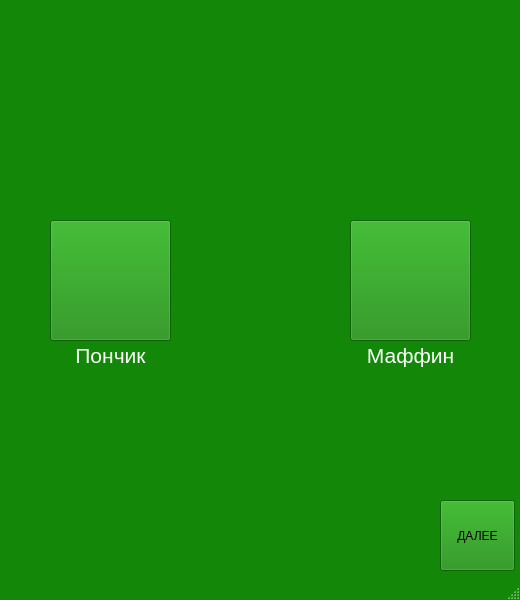
<?xml version="1.0" encoding="UTF-8"?>
<ui version="4.0">
 <class>MainWindow</class>
 <widget class="QMainWindow" name="MainWindow">
  <property name="geometry">
   <rect>
    <x>0</x>
    <y>0</y>
    <width>520</width>
    <height>600</height>
   </rect>
  </property>
  <property name="palette">
   <palette>
    <active>
     <colorrole role="WindowText">
      <brush brushstyle="SolidPattern">
       <color alpha="255">
        <red>0</red>
        <green>0</green>
        <blue>0</blue>
       </color>
      </brush>
     </colorrole>
     <colorrole role="Button">
      <brush brushstyle="SolidPattern">
       <color alpha="255">
        <red>19</red>
        <green>136</green>
        <blue>8</blue>
       </color>
      </brush>
     </colorrole>
     <colorrole role="Light">
      <brush brushstyle="SolidPattern">
       <color alpha="255">
        <red>29</red>
        <green>204</green>
        <blue>12</blue>
       </color>
      </brush>
     </colorrole>
     <colorrole role="Midlight">
      <brush brushstyle="SolidPattern">
       <color alpha="255">
        <red>24</red>
        <green>170</green>
        <blue>10</blue>
       </color>
      </brush>
     </colorrole>
     <colorrole role="Dark">
      <brush brushstyle="SolidPattern">
       <color alpha="255">
        <red>10</red>
        <green>68</green>
        <blue>4</blue>
       </color>
      </brush>
     </colorrole>
     <colorrole role="Mid">
      <brush brushstyle="SolidPattern">
       <color alpha="255">
        <red>13</red>
        <green>91</green>
        <blue>5</blue>
       </color>
      </brush>
     </colorrole>
     <colorrole role="Text">
      <brush brushstyle="SolidPattern">
       <color alpha="255">
        <red>0</red>
        <green>0</green>
        <blue>0</blue>
       </color>
      </brush>
     </colorrole>
     <colorrole role="BrightText">
      <brush brushstyle="SolidPattern">
       <color alpha="255">
        <red>255</red>
        <green>255</green>
        <blue>255</blue>
       </color>
      </brush>
     </colorrole>
     <colorrole role="ButtonText">
      <brush brushstyle="SolidPattern">
       <color alpha="255">
        <red>0</red>
        <green>0</green>
        <blue>0</blue>
       </color>
      </brush>
     </colorrole>
     <colorrole role="Base">
      <brush brushstyle="SolidPattern">
       <color alpha="255">
        <red>255</red>
        <green>255</green>
        <blue>255</blue>
       </color>
      </brush>
     </colorrole>
     <colorrole role="Window">
      <brush brushstyle="SolidPattern">
       <color alpha="255">
        <red>19</red>
        <green>136</green>
        <blue>8</blue>
       </color>
      </brush>
     </colorrole>
     <colorrole role="Shadow">
      <brush brushstyle="SolidPattern">
       <color alpha="255">
        <red>0</red>
        <green>0</green>
        <blue>0</blue>
       </color>
      </brush>
     </colorrole>
     <colorrole role="AlternateBase">
      <brush brushstyle="SolidPattern">
       <color alpha="255">
        <red>137</red>
        <green>195</green>
        <blue>131</blue>
       </color>
      </brush>
     </colorrole>
     <colorrole role="ToolTipBase">
      <brush brushstyle="SolidPattern">
       <color alpha="255">
        <red>255</red>
        <green>255</green>
        <blue>220</blue>
       </color>
      </brush>
     </colorrole>
     <colorrole role="ToolTipText">
      <brush brushstyle="SolidPattern">
       <color alpha="255">
        <red>0</red>
        <green>0</green>
        <blue>0</blue>
       </color>
      </brush>
     </colorrole>
     <colorrole role="PlaceholderText">
      <brush brushstyle="SolidPattern">
       <color alpha="128">
        <red>0</red>
        <green>0</green>
        <blue>0</blue>
       </color>
      </brush>
     </colorrole>
    </active>
    <inactive>
     <colorrole role="WindowText">
      <brush brushstyle="SolidPattern">
       <color alpha="255">
        <red>0</red>
        <green>0</green>
        <blue>0</blue>
       </color>
      </brush>
     </colorrole>
     <colorrole role="Button">
      <brush brushstyle="SolidPattern">
       <color alpha="255">
        <red>19</red>
        <green>136</green>
        <blue>8</blue>
       </color>
      </brush>
     </colorrole>
     <colorrole role="Light">
      <brush brushstyle="SolidPattern">
       <color alpha="255">
        <red>29</red>
        <green>204</green>
        <blue>12</blue>
       </color>
      </brush>
     </colorrole>
     <colorrole role="Midlight">
      <brush brushstyle="SolidPattern">
       <color alpha="255">
        <red>24</red>
        <green>170</green>
        <blue>10</blue>
       </color>
      </brush>
     </colorrole>
     <colorrole role="Dark">
      <brush brushstyle="SolidPattern">
       <color alpha="255">
        <red>10</red>
        <green>68</green>
        <blue>4</blue>
       </color>
      </brush>
     </colorrole>
     <colorrole role="Mid">
      <brush brushstyle="SolidPattern">
       <color alpha="255">
        <red>13</red>
        <green>91</green>
        <blue>5</blue>
       </color>
      </brush>
     </colorrole>
     <colorrole role="Text">
      <brush brushstyle="SolidPattern">
       <color alpha="255">
        <red>0</red>
        <green>0</green>
        <blue>0</blue>
       </color>
      </brush>
     </colorrole>
     <colorrole role="BrightText">
      <brush brushstyle="SolidPattern">
       <color alpha="255">
        <red>255</red>
        <green>255</green>
        <blue>255</blue>
       </color>
      </brush>
     </colorrole>
     <colorrole role="ButtonText">
      <brush brushstyle="SolidPattern">
       <color alpha="255">
        <red>0</red>
        <green>0</green>
        <blue>0</blue>
       </color>
      </brush>
     </colorrole>
     <colorrole role="Base">
      <brush brushstyle="SolidPattern">
       <color alpha="255">
        <red>255</red>
        <green>255</green>
        <blue>255</blue>
       </color>
      </brush>
     </colorrole>
     <colorrole role="Window">
      <brush brushstyle="SolidPattern">
       <color alpha="255">
        <red>19</red>
        <green>136</green>
        <blue>8</blue>
       </color>
      </brush>
     </colorrole>
     <colorrole role="Shadow">
      <brush brushstyle="SolidPattern">
       <color alpha="255">
        <red>0</red>
        <green>0</green>
        <blue>0</blue>
       </color>
      </brush>
     </colorrole>
     <colorrole role="AlternateBase">
      <brush brushstyle="SolidPattern">
       <color alpha="255">
        <red>137</red>
        <green>195</green>
        <blue>131</blue>
       </color>
      </brush>
     </colorrole>
     <colorrole role="ToolTipBase">
      <brush brushstyle="SolidPattern">
       <color alpha="255">
        <red>255</red>
        <green>255</green>
        <blue>220</blue>
       </color>
      </brush>
     </colorrole>
     <colorrole role="ToolTipText">
      <brush brushstyle="SolidPattern">
       <color alpha="255">
        <red>0</red>
        <green>0</green>
        <blue>0</blue>
       </color>
      </brush>
     </colorrole>
     <colorrole role="PlaceholderText">
      <brush brushstyle="SolidPattern">
       <color alpha="128">
        <red>0</red>
        <green>0</green>
        <blue>0</blue>
       </color>
      </brush>
     </colorrole>
    </inactive>
    <disabled>
     <colorrole role="WindowText">
      <brush brushstyle="SolidPattern">
       <color alpha="255">
        <red>10</red>
        <green>68</green>
        <blue>4</blue>
       </color>
      </brush>
     </colorrole>
     <colorrole role="Button">
      <brush brushstyle="SolidPattern">
       <color alpha="255">
        <red>19</red>
        <green>136</green>
        <blue>8</blue>
       </color>
      </brush>
     </colorrole>
     <colorrole role="Light">
      <brush brushstyle="SolidPattern">
       <color alpha="255">
        <red>29</red>
        <green>204</green>
        <blue>12</blue>
       </color>
      </brush>
     </colorrole>
     <colorrole role="Midlight">
      <brush brushstyle="SolidPattern">
       <color alpha="255">
        <red>24</red>
        <green>170</green>
        <blue>10</blue>
       </color>
      </brush>
     </colorrole>
     <colorrole role="Dark">
      <brush brushstyle="SolidPattern">
       <color alpha="255">
        <red>10</red>
        <green>68</green>
        <blue>4</blue>
       </color>
      </brush>
     </colorrole>
     <colorrole role="Mid">
      <brush brushstyle="SolidPattern">
       <color alpha="255">
        <red>13</red>
        <green>91</green>
        <blue>5</blue>
       </color>
      </brush>
     </colorrole>
     <colorrole role="Text">
      <brush brushstyle="SolidPattern">
       <color alpha="255">
        <red>10</red>
        <green>68</green>
        <blue>4</blue>
       </color>
      </brush>
     </colorrole>
     <colorrole role="BrightText">
      <brush brushstyle="SolidPattern">
       <color alpha="255">
        <red>255</red>
        <green>255</green>
        <blue>255</blue>
       </color>
      </brush>
     </colorrole>
     <colorrole role="ButtonText">
      <brush brushstyle="SolidPattern">
       <color alpha="255">
        <red>10</red>
        <green>68</green>
        <blue>4</blue>
       </color>
      </brush>
     </colorrole>
     <colorrole role="Base">
      <brush brushstyle="SolidPattern">
       <color alpha="255">
        <red>19</red>
        <green>136</green>
        <blue>8</blue>
       </color>
      </brush>
     </colorrole>
     <colorrole role="Window">
      <brush brushstyle="SolidPattern">
       <color alpha="255">
        <red>19</red>
        <green>136</green>
        <blue>8</blue>
       </color>
      </brush>
     </colorrole>
     <colorrole role="Shadow">
      <brush brushstyle="SolidPattern">
       <color alpha="255">
        <red>0</red>
        <green>0</green>
        <blue>0</blue>
       </color>
      </brush>
     </colorrole>
     <colorrole role="AlternateBase">
      <brush brushstyle="SolidPattern">
       <color alpha="255">
        <red>19</red>
        <green>136</green>
        <blue>8</blue>
       </color>
      </brush>
     </colorrole>
     <colorrole role="ToolTipBase">
      <brush brushstyle="SolidPattern">
       <color alpha="255">
        <red>255</red>
        <green>255</green>
        <blue>220</blue>
       </color>
      </brush>
     </colorrole>
     <colorrole role="ToolTipText">
      <brush brushstyle="SolidPattern">
       <color alpha="255">
        <red>0</red>
        <green>0</green>
        <blue>0</blue>
       </color>
      </brush>
     </colorrole>
     <colorrole role="PlaceholderText">
      <brush brushstyle="SolidPattern">
       <color alpha="128">
        <red>0</red>
        <green>0</green>
        <blue>0</blue>
       </color>
      </brush>
     </colorrole>
    </disabled>
   </palette>
  </property>
  <property name="windowTitle">
   <string>MainWindow</string>
  </property>
  <widget class="QWidget" name="centralwidget">
   <widget class="QPushButton" name="pushButton">
    <property name="geometry">
     <rect>
      <x>50</x>
      <y>220</y>
      <width>121</width>
      <height>121</height>
     </rect>
    </property>
    <property name="text">
     <string/>
    </property>
    <property name="icon">
     <iconset>
      <normaloff>sprinkles.png</normaloff>sprinkles.png</iconset>
    </property>
    <property name="iconSize">
     <size>
      <width>150</width>
      <height>200</height>
     </size>
    </property>
   </widget>
   <widget class="QPushButton" name="pushButton_2">
    <property name="geometry">
     <rect>
      <x>350</x>
      <y>220</y>
      <width>121</width>
      <height>121</height>
     </rect>
    </property>
    <property name="text">
     <string/>
    </property>
    <property name="icon">
     <iconset>
      <normaloff>4503599645587016_5cdb.jpg</normaloff>4503599645587016_5cdb.jpg</iconset>
    </property>
    <property name="iconSize">
     <size>
      <width>150</width>
      <height>150</height>
     </size>
    </property>
   </widget>
   <widget class="QPushButton" name="pushButton_6">
    <property name="geometry">
     <rect>
      <x>440</x>
      <y>500</y>
      <width>75</width>
      <height>71</height>
     </rect>
    </property>
    <property name="text">
     <string>ДАЛЕЕ</string>
    </property>
   </widget>
   <widget class="QLabel" name="label">
    <property name="geometry">
     <rect>
      <x>50</x>
      <y>340</y>
      <width>121</width>
      <height>31</height>
     </rect>
    </property>
    <property name="text">
     <string>&lt;html&gt;&lt;head/&gt;&lt;body&gt;&lt;p align=&quot;center&quot;&gt;&lt;span style=&quot; font-size:16pt; color:#ffffff;&quot;&gt;Пончик&lt;/span&gt;&lt;/p&gt;&lt;/body&gt;&lt;/html&gt;</string>
    </property>
   </widget>
   <widget class="QLabel" name="label_2">
    <property name="geometry">
     <rect>
      <x>350</x>
      <y>340</y>
      <width>121</width>
      <height>31</height>
     </rect>
    </property>
    <property name="text">
     <string>&lt;html&gt;&lt;head/&gt;&lt;body&gt;&lt;p align=&quot;center&quot;&gt;&lt;span style=&quot; font-size:16pt; color:#ffffff;&quot;&gt;Маффин&lt;/span&gt;&lt;/p&gt;&lt;/body&gt;&lt;/html&gt;</string>
    </property>
   </widget>
  </widget>
  <widget class="QStatusBar" name="statusbar"/>
 </widget>
 <resources/>
 <connections/>
</ui>
